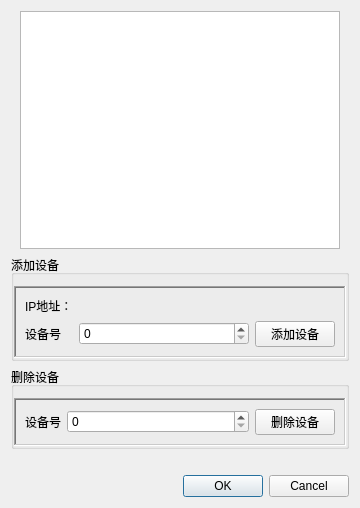
<?xml version="1.0" encoding="UTF-8"?>
<ui version="4.0">
 <class>AdSelectSetting</class>
 <widget class="QDialog" name="AdSelectSetting">
  <property name="geometry">
   <rect>
    <x>0</x>
    <y>0</y>
    <width>350</width>
    <height>508</height>
   </rect>
  </property>
  <property name="sizePolicy">
   <sizepolicy hsizetype="Fixed" vsizetype="Preferred">
    <horstretch>0</horstretch>
    <verstretch>0</verstretch>
   </sizepolicy>
  </property>
  <property name="maximumSize">
   <size>
    <width>350</width>
    <height>16777215</height>
   </size>
  </property>
  <property name="windowTitle">
   <string>Dialog</string>
  </property>
  <layout class="QVBoxLayout" name="verticalLayout_3">
   <item>
    <widget class="QWidget" name="widget" native="true">
     <property name="sizePolicy">
      <sizepolicy hsizetype="Preferred" vsizetype="Preferred">
       <horstretch>0</horstretch>
       <verstretch>0</verstretch>
      </sizepolicy>
     </property>
     <property name="maximumSize">
      <size>
       <width>350</width>
       <height>16777215</height>
      </size>
     </property>
     <layout class="QVBoxLayout" name="verticalLayout">
      <property name="topMargin">
       <number>0</number>
      </property>
      <property name="bottomMargin">
       <number>0</number>
      </property>
      <item>
       <widget class="QTableWidget" name="tableWidget"/>
      </item>
     </layout>
    </widget>
   </item>
   <item>
    <widget class="QGroupBox" name="groupBox">
     <property name="title">
      <string>添加设备</string>
     </property>
     <property name="flat">
      <bool>true</bool>
     </property>
     <layout class="QVBoxLayout" name="verticalLayout_2">
      <property name="leftMargin">
       <number>0</number>
      </property>
      <property name="topMargin">
       <number>11</number>
      </property>
      <property name="rightMargin">
       <number>0</number>
      </property>
      <property name="bottomMargin">
       <number>0</number>
      </property>
      <item>
       <widget class="QFrame" name="frame">
        <property name="frameShape">
         <enum>QFrame::WinPanel</enum>
        </property>
        <property name="frameShadow">
         <enum>QFrame::Sunken</enum>
        </property>
        <property name="lineWidth">
         <number>10</number>
        </property>
        <layout class="QGridLayout" name="gridLayout">
         <item row="0" column="0">
          <widget class="QLabel" name="label">
           <property name="sizePolicy">
            <sizepolicy hsizetype="Fixed" vsizetype="Fixed">
             <horstretch>0</horstretch>
             <verstretch>0</verstretch>
            </sizepolicy>
           </property>
           <property name="maximumSize">
            <size>
             <width>50</width>
             <height>16777215</height>
            </size>
           </property>
           <property name="text">
            <string>IP地址：</string>
           </property>
          </widget>
         </item>
         <item row="1" column="0">
          <widget class="QLabel" name="label_2">
           <property name="text">
            <string>设备号</string>
           </property>
          </widget>
         </item>
         <item row="1" column="3">
          <widget class="QPushButton" name="btn_add">
           <property name="sizePolicy">
            <sizepolicy hsizetype="Preferred" vsizetype="Fixed">
             <horstretch>0</horstretch>
             <verstretch>0</verstretch>
            </sizepolicy>
           </property>
           <property name="maximumSize">
            <size>
             <width>1677777</width>
             <height>16777215</height>
            </size>
           </property>
           <property name="text">
            <string>添加设备</string>
           </property>
          </widget>
         </item>
         <item row="0" column="1" colspan="2">
          <widget class="IpWidgets" name="ip_widget" native="true">
           <property name="sizePolicy">
            <sizepolicy hsizetype="Preferred" vsizetype="Preferred">
             <horstretch>0</horstretch>
             <verstretch>0</verstretch>
            </sizepolicy>
           </property>
           <property name="minimumSize">
            <size>
             <width>170</width>
             <height>0</height>
            </size>
           </property>
          </widget>
         </item>
         <item row="0" column="3">
          <spacer name="horizontalSpacer_2">
           <property name="orientation">
            <enum>Qt::Horizontal</enum>
           </property>
           <property name="sizeHint" stdset="0">
            <size>
             <width>85</width>
             <height>13</height>
            </size>
           </property>
          </spacer>
         </item>
         <item row="1" column="1" colspan="2">
          <widget class="QSpinBox" name="spinBox_dev_add"/>
         </item>
        </layout>
       </widget>
      </item>
     </layout>
    </widget>
   </item>
   <item>
    <widget class="QGroupBox" name="groupBox_2">
     <property name="title">
      <string>删除设备</string>
     </property>
     <property name="flat">
      <bool>true</bool>
     </property>
     <layout class="QHBoxLayout" name="horizontalLayout_2">
      <property name="leftMargin">
       <number>0</number>
      </property>
      <property name="topMargin">
       <number>11</number>
      </property>
      <property name="rightMargin">
       <number>0</number>
      </property>
      <property name="bottomMargin">
       <number>0</number>
      </property>
      <item>
       <widget class="QFrame" name="frame_2">
        <property name="frameShape">
         <enum>QFrame::WinPanel</enum>
        </property>
        <property name="frameShadow">
         <enum>QFrame::Sunken</enum>
        </property>
        <property name="lineWidth">
         <number>10</number>
        </property>
        <layout class="QHBoxLayout" name="horizontalLayout">
         <item>
          <widget class="QLabel" name="label_3">
           <property name="text">
            <string>设备号</string>
           </property>
          </widget>
         </item>
         <item>
          <widget class="QSpinBox" name="spinBox_dev_del">
           <property name="sizePolicy">
            <sizepolicy hsizetype="Expanding" vsizetype="Fixed">
             <horstretch>0</horstretch>
             <verstretch>0</verstretch>
            </sizepolicy>
           </property>
          </widget>
         </item>
         <item>
          <widget class="QPushButton" name="btn_delete">
           <property name="sizePolicy">
            <sizepolicy hsizetype="Fixed" vsizetype="Fixed">
             <horstretch>0</horstretch>
             <verstretch>0</verstretch>
            </sizepolicy>
           </property>
           <property name="minimumSize">
            <size>
             <width>80</width>
             <height>0</height>
            </size>
           </property>
           <property name="text">
            <string>删除设备</string>
           </property>
          </widget>
         </item>
        </layout>
       </widget>
      </item>
     </layout>
    </widget>
   </item>
   <item>
    <spacer name="verticalSpacer">
     <property name="orientation">
      <enum>Qt::Vertical</enum>
     </property>
     <property name="sizeType">
      <enum>QSizePolicy::Fixed</enum>
     </property>
     <property name="sizeHint" stdset="0">
      <size>
       <width>20</width>
       <height>20</height>
      </size>
     </property>
    </spacer>
   </item>
   <item>
    <widget class="QDialogButtonBox" name="buttonBox">
     <property name="sizePolicy">
      <sizepolicy hsizetype="Preferred" vsizetype="Fixed">
       <horstretch>0</horstretch>
       <verstretch>0</verstretch>
      </sizepolicy>
     </property>
     <property name="orientation">
      <enum>Qt::Horizontal</enum>
     </property>
     <property name="standardButtons">
      <set>QDialogButtonBox::Cancel|QDialogButtonBox::Ok</set>
     </property>
    </widget>
   </item>
  </layout>
 </widget>
 <customwidgets>
  <customwidget>
   <class>IpWidgets</class>
   <extends>QWidget</extends>
   <header>ipwidgets.h</header>
   <container>1</container>
  </customwidget>
 </customwidgets>
 <resources/>
 <connections>
  <connection>
   <sender>buttonBox</sender>
   <signal>accepted()</signal>
   <receiver>AdSelectSetting</receiver>
   <slot>accept()</slot>
   <hints>
    <hint type="sourcelabel">
     <x>248</x>
     <y>254</y>
    </hint>
    <hint type="destinationlabel">
     <x>157</x>
     <y>274</y>
    </hint>
   </hints>
  </connection>
  <connection>
   <sender>buttonBox</sender>
   <signal>rejected()</signal>
   <receiver>AdSelectSetting</receiver>
   <slot>reject()</slot>
   <hints>
    <hint type="sourcelabel">
     <x>316</x>
     <y>260</y>
    </hint>
    <hint type="destinationlabel">
     <x>286</x>
     <y>274</y>
    </hint>
   </hints>
  </connection>
 </connections>
</ui>
